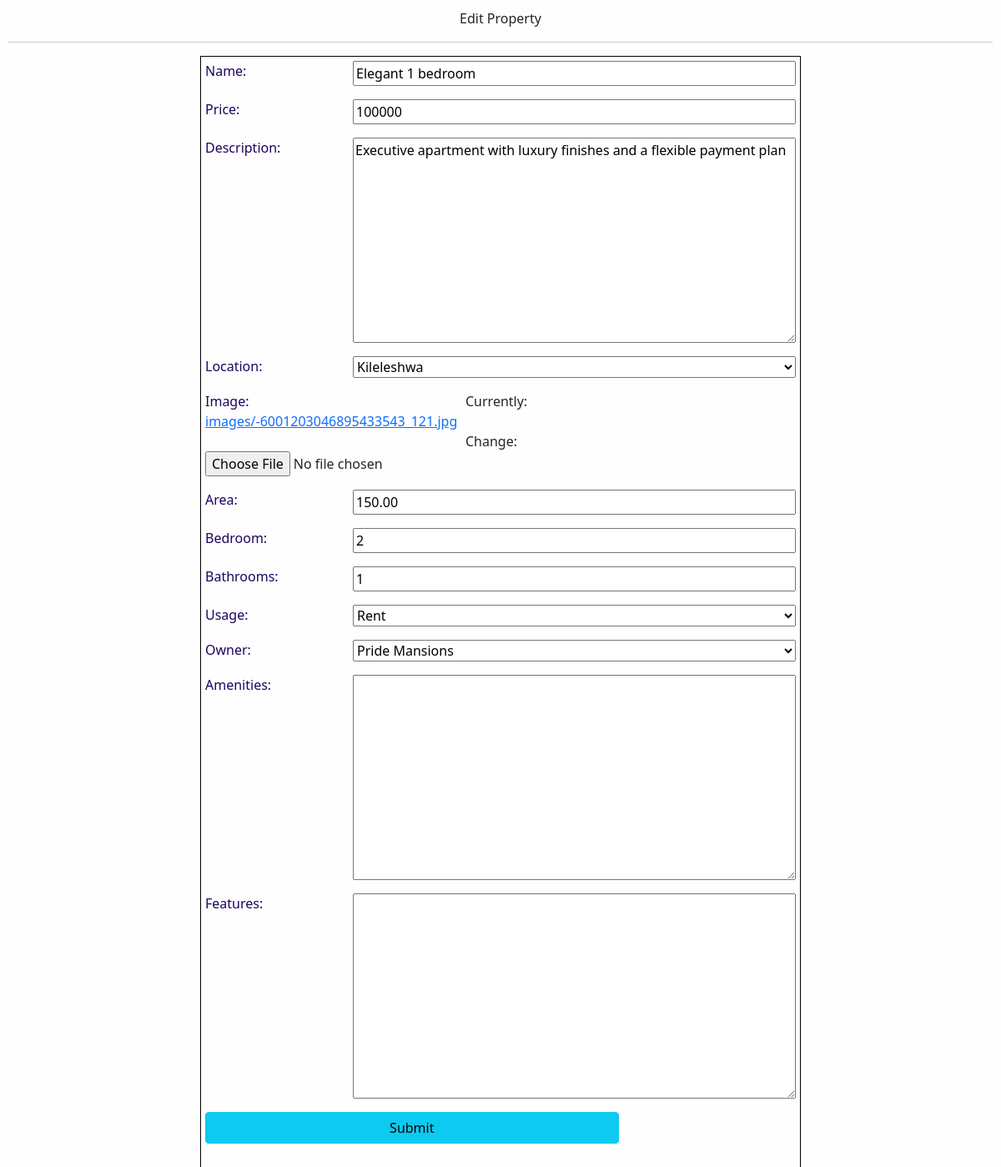
Page /edit/2/ on the committed database.
### base/models.py (models this page shows, shortened)
class Property(models.Model):
    name=models.CharField(max_length=200)
    price=models.IntegerField(default=0)
    description=models.TextField()
    location=models.ForeignKey(Location,on_delete=models.SET_NULL,null=True)
    image=models.ImageField(upload_to="images")
    area=models.DecimalField(max_digits=9,decimal_places=2)
    bedroom=models.IntegerField()
    bathrooms=models.IntegerField()
    Use=models.TextChoices("Use","Rent Sale")
    usage=models.CharField(max_length=100,blank=False,choices=Use.choices)
    owner=models.ForeignKey(Owners,on_delete=models.SET_NULL,null=True)
    amenities=models.TextField(blank=True)
    features=models.TextField(blank=True)

class Location(models.Model):
    location=models.CharField(max_length=100)
    def __str__(self):
        return self.location

### base/views.py (the view)
# urls.py: path("edit/<str:pk>/",views.editProperty,name="edit"),
def editProperty(request,pk):
    propertyItem=Property.objects.get(id=pk)
    form=PropertyForm(instance=propertyItem)
    page="edit"
    if request.method == "POST":
        form=PropertyForm(request.POST,instance=propertyItem)
        if form.is_valid():
            form.save()
            return redirect("custom")
    context={
        "form":form,
        "page":page
    }
    return render(request,"base/add-property.html",context)

### base/forms.py
class PropertyForm(ModelForm):
    class Meta:
        model=Property
        fields='__all__'

### base/models.py (called while the page is built)
    def __str__(self):
        return self.companyname

### base/templates/base/add-property.html (shortened to what this page needs)
{% load static %}
<!DOCTYPE html>
<html lang="en">
<head>
    <link href="https://cdn.jsdelivr.net/npm/bootstrap@5.0.2/dist/css/bootstrap.min.css" rel="stylesheet">
<link rel="stylesheet" href="https://cdnjs.cloudflare.com/ajax/libs/
font-awesome/5.15.2/css/all.min.css"/>
<link rel="stylesheet" href="{% static 'base/styles/admin.css' %}">
</head>
<body>
   {% if page == 'edit' %}
   <div class="add-text">
    Edit Property
    <hr>
</div>
   {% else %}
   <div class="add-text">
    Add Property
    <hr>
</div>
   {% endif %}
    <div  id="add">
        <form action="" method="POST"  enctype="multipart/form-data">
            {{form.as_p}}
            <input type="submit" id="sub" value="Submit" class="btn btn-info btn-block">
        </form>
    </div>
</body>
</html>

### base/static/base/styles/admin.css (style rules this page uses)
body { background-color: rgb(254, 254, 255); }
#add { width: 60%; height: 100%; display: flex; flex-direction: row; justify-content: center; margin: auto; align-items: center; }
#add form { border: 1px solid black; padding: 5px; height: 70%; }
.add-text { text-align: center; margin: 10px; }
#add form p { display: grid; grid-template-columns: 1fr 3fr; }
form p label { color: rgb(31, 4, 94); }
#sub { text-align: center; width: 70%; margin: auto; margin-bottom: 100px; }

### rows in the picture
Property: name "Elegant 1 bedroom", price "100000", description "Executive apartment with luxury finishes and a flexible payment plan", area "150.00", bedroom "2", bathrooms "1", usage "Rent", owner "Pride Mansions"
Location: location "Kileleshwa"
